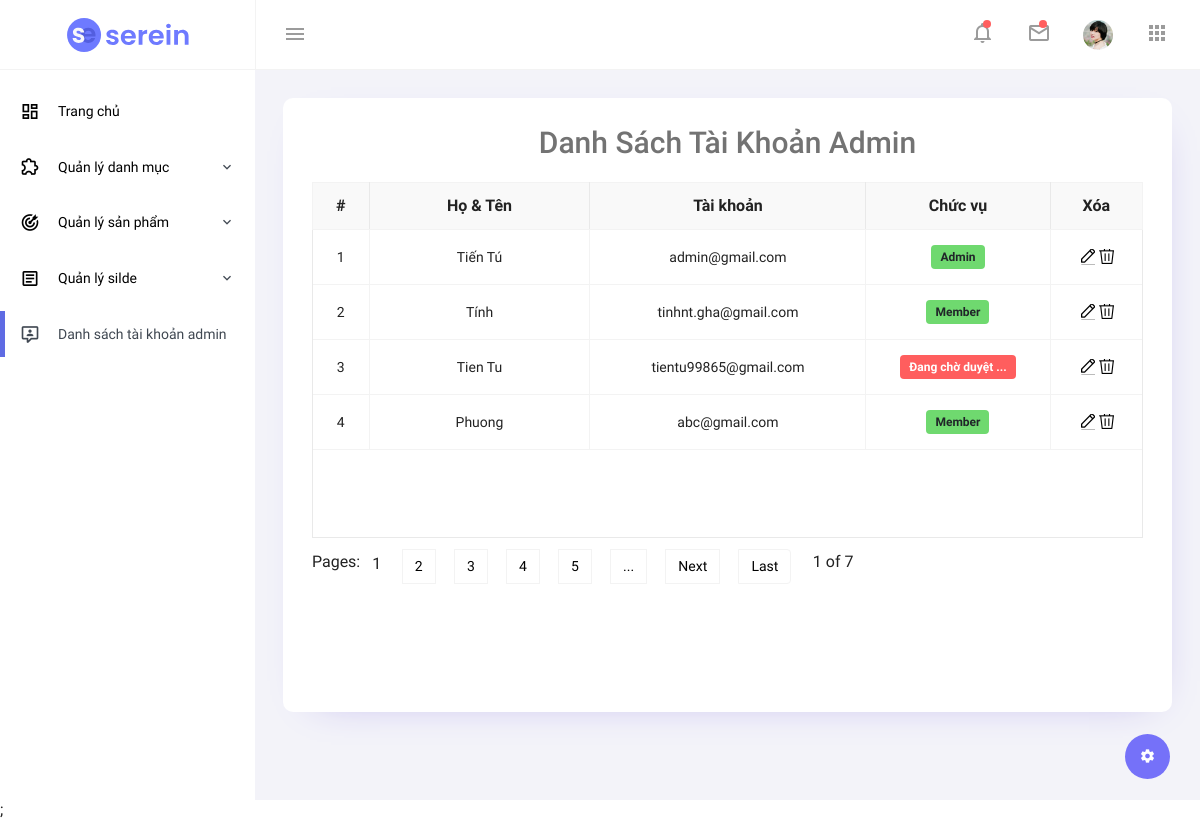
The app's page /admin/view_users.php (signed in) with its own data.
### tables this page shows
CREATE TABLE `users` (
  `user_id` int(11) NOT NULL,
  `user_name` varchar(50) NOT NULL,
  `user_account` varchar(50) NOT NULL,
  `user_password` varchar(50) NOT NULL,
  `role_id` int(11) NOT NULL
);

CREATE TABLE `permission` (
  `role_id` int(11) NOT NULL,
  `role` varchar(50) NOT NULL
);

### admin/view_users.php (the view, shortened to what this page needs)
<?php
include "admin_header.php";
include "admin_navbar.php";
include "admin_partial.php";
include "admin_sidebar.php";
include('../includes/mysqli_connect.php');
?>
<div class="main-panel">
    <div class="content-wrapper">
        <div class="row grid-margin">
            <div class="col-lg-12 grid-margin stretch-card">
                <div class="card">
                    <div class="card-body">
                        <h4 class="card-title" style="text-align: center;font-size: 30px;">Danh sách tài khoản admin</h4>
                        <div id="js-grid" class="jsgrid" style="position: relative; height: 500px; width: 100%;">
                            <div class="jsgrid-grid-header jsgrid-header-scrollbar">
                                <table class="jsgrid-table">
                                    <tr class="jsgrid-header-row">
                                        <th class="jsgrid-header-cell jsgrid-align-center jsgrid-header-sortable" style="width: 30px;">
                                            #
                                        </th>
                                        <th class="jsgrid-header-cell jsgrid-align-center jsgrid-header-sortable"
                                            style="width: 120px;">
                                            Họ & Tên
                                        </th>
                                        <th class="jsgrid-header-cell jsgrid-align-center jsgrid-header-sortable" style="width: 150px;">
                                            Tài khoản
                                        </th>
                                        <th class="jsgrid-header-cell jsgrid-align-center jsgrid-header-sortable" style="width: 100px;">
                                            Chức vụ
                                        </th>
                                        <th class="jsgrid-header-cell jsgrid-align-center jsgrid-header-sortable" style="width: 50px;">
                                            Xóa
                                        </th>
                                    </tr>
                                </table>
                            </div>
                            <div class="jsgrid-grid-body" style="height: 307.625px;">
                                <table class="jsgrid-table">
                                    <tbody>
                                    <?php
                                    $q1 = "SELECT * FROM users ORDER BY user_id ASC ";
                                    $r1 = mysqli_query($dbc, $q1);
                                    $stt=0;
                                    while ($user = mysqli_fetch_array($r1, MYSQLI_ASSOC)) {
                                        $stt+=1;
                                        echo "
                                        <tr class=\"jsgrid-row\">
                                            <td class=\"jsgrid-cell jsgrid-align-center\" style=\"width: 30px;\">".$stt."</td>
                                            <td class=\"jsgrid-cell jsgrid-align-center\" style=\"width: 120px;\">".$user['user_name']."</td>
                                            <td class=\"jsgrid-cell jsgrid-align-center\" style=\"width: 150px;\">".$user['user_account']."</td>
                                            <td class=\"jsgrid-cell jsgrid-align-center\" style=\"width: 100px;\">";
                                        $q = "SELECT * FROM permission WHERE role_id = {$user['role_id']}";
                                        $r = mysqli_query($dbc,$q);
                                        $role = mysqli_fetch_array($r,MYSQLI_ASSOC);
                                        if ($role['role_id'] != 0){
                                            echo "<label class=\"badge badge-success\">{$role['role']}</label>";
                                        }else{
                                            echo "<label class=\"badge badge-danger\">Đang chờ duyệt ...</label>";
                                        }
                                        echo "
                                            </td>
                                            <td class=\"jsgrid-cell jsgrid-control-field jsgrid-align-center\"
                                                style=\"width: 50px;\">
                                                <a href='edit_user.php?uid={$user['user_id']}'><input class=\"jsgrid-button jsgrid-edit-button\" type=\"button\" title=\"Sửa\"></a>
                                                <a href=''><input class=\"jsgrid-button jsgrid-delete-button\" type=\"button\" title=\"Xóa\"></a>
                                            </td>
                                        </tr>
                                        ";
                                    }
                                    ?>
                                    </tbody>
                                </table>
                            </div>
                            <div class="jsgrid-pager-container">
                                <div class="jsgrid-pager">Pages:  <span
                                        class="jsgrid-pager-page jsgrid-pager-current-page">1</span><span
                                        class="jsgrid-pager-page"><a href="javascript:void(0);">2</a></span><span
                                        class="jsgrid-pager-page"><a href="javascript:void(0);">3</a></span><span
                                        class="jsgrid-pager-page"><a href="javascript:void(0);">4</a></span><span
                                        class="jsgrid-pager-page"><a href="javascript:void(0);">5</a></span><span
                                        class="jsgrid-pager-nav-button"><a href="javascript:void(0);">...</a></span>
                                    <span class="jsgrid-pager-nav-button"><a href="javascript:void(0);">Next</a></span>
                                    <span class="jsgrid-pager-nav-button"><a href="javascript:void(0);">Last</a></span>
                                    &nbsp;&nbsp; 1 of 7
                                </div>
                            </div>
                        </div>
                    </div>
                </div>
            </div>
        </div>
    </div>
</div>
<?php include "admin_end.php" ?>;

### admin/admin_header.php (shortened to what this page needs)
<!DOCTYPE html>
<html lang="en">
<head>
    <link rel="stylesheet" href="vendors/iconfonts/mdi/font/css/materialdesignicons.min.css">
    <link rel="stylesheet" href="vendors/css/vendor.bundle.base.css">
    <link rel="stylesheet" href="vendors/css/vendor.bundle.addons.css">
    <link rel="stylesheet" href="css/vertical-layout-light/style.css">
</head>

### admin/admin_navbar.php (shortened to what this page needs)
<body>
<div class="container-scroller">
    <nav class="navbar col-lg-12 col-12 p-0 fixed-top d-flex flex-row">
        <div class="text-center navbar-brand-wrapper d-flex align-items-center justify-content-center">
            <a class="navbar-brand brand-logo" href="admin_index.php"><img src="images/logo.svg" alt="logo"/></a>
        </div>
        <div class="navbar-menu-wrapper d-flex align-items-center justify-content-end">
            <button class="navbar-toggler navbar-toggler align-self-center" type="button" data-toggle="minimize">
                <span class="mdi mdi-menu"></span>
            </button>
            <ul class="navbar-nav navbar-nav-right">
                <li class="nav-item dropdown">
                    <a class="nav-link count-indicator dropdown-toggle" id="notificationDropdown" href="#" data-toggle="dropdown">
                        <i class="mdi mdi-bell-outline mx-0"></i>
                        <span class="count"></span>
                    </a>
                </li>
                <li class="nav-item dropdown">
                    <a class="nav-link count-indicator dropdown-toggle" id="messageDropdown" href="#" data-toggle="dropdown" aria-expanded="false">
                        <i class="mdi mdi-email-outline mx-0"></i>
                        <span class="count"></span>
                    </a>
                </li>
                <li class="nav-item nav-profile dropdown">
                    <a class="nav-link dropdown-toggle" href="#" data-toggle="dropdown" id="profileDropdown">
                        <img src="images/faces/face5.jpg" alt="profile"/>
                    </a>
                </li>
                <li class="nav-item nav-settings d-none d-lg-block">
                    <a class="nav-link" href="#">
                        <i class="mdi mdi-apps"></i>
                    </a>
                </li>
            </ul>
        </div>
    </nav>

### admin/admin_partial.php (shortened to what this page needs)
<div class="container-fluid page-body-wrapper">
    <div class="theme-setting-wrapper">
        <div id="settings-trigger"><i class="mdi mdi-settings"></i></div>
    </div>

### admin/admin_sidebar.php (shortened to what this page needs)
<nav class="sidebar sidebar-offcanvas" id="sidebar">
    <ul class="nav">
        <li class="nav-item">
            <a class="nav-link" href="admin_index.php">
                <i class="mdi mdi-view-dashboard-outline menu-icon"></i>
                <span class="menu-title">Trang chủ</span>
            </a>
        </li>
        <li class="nav-item">
            <a class="nav-link" data-toggle="collapse" href="#ui-basic" aria-expanded="false" aria-controls="ui-basic">
                <i class="mdi mdi-puzzle-outline menu-icon"></i>
                <span class="menu-title">Quản lý danh mục</span>
                <i class="menu-arrow"></i>
            </a>
        </li>
        <li class="nav-item">
            <a class="nav-link" data-toggle="collapse" href="#ui-advanced" aria-expanded="false" aria-controls="ui-advanced">
                <i class="mdi mdi-bullseye-arrow menu-icon"></i>
                <span class="menu-title">Quản lý sản phẩm</span>
                <i class="menu-arrow"></i>
            </a>
        </li>
        <li class="nav-item">
            <a class="nav-link" data-toggle="collapse" href="#form-elements" aria-expanded="false" aria-controls="form-elements">
                <i class="mdi mdi-file-document-box-outline menu-icon"></i>
                <span class="menu-title">Quản lý silde</span>
                <i class="menu-arrow"></i>
            </a>
        </li>
        <li class="nav-item">
            <a class="nav-link" href="view_users.php">
                <i class="mdi mdi-comment-account-outline menu-icon"></i>
                <span class="menu-title">Danh sách tài khoản admin</span>
            </a>
        </li>
    </ul>
</nav>

### admin/admin_end.php (shortened to what this page needs)
</div>
</div>
</body>
</html>

### records on screen
users: user_name "Tiến Tú", user_account "admin@gmail.com", role.role "Admin"
users: user_name "Tính", user_account "tinhnt.gha@gmail.com", role.role "Member"
users: user_name "Tien Tu", user_account "tientu99865@gmail.com", shows "Đang chờ duyệt ..."
users: user_name "Phuong", user_account "abc@gmail.com", role.role "Member"
